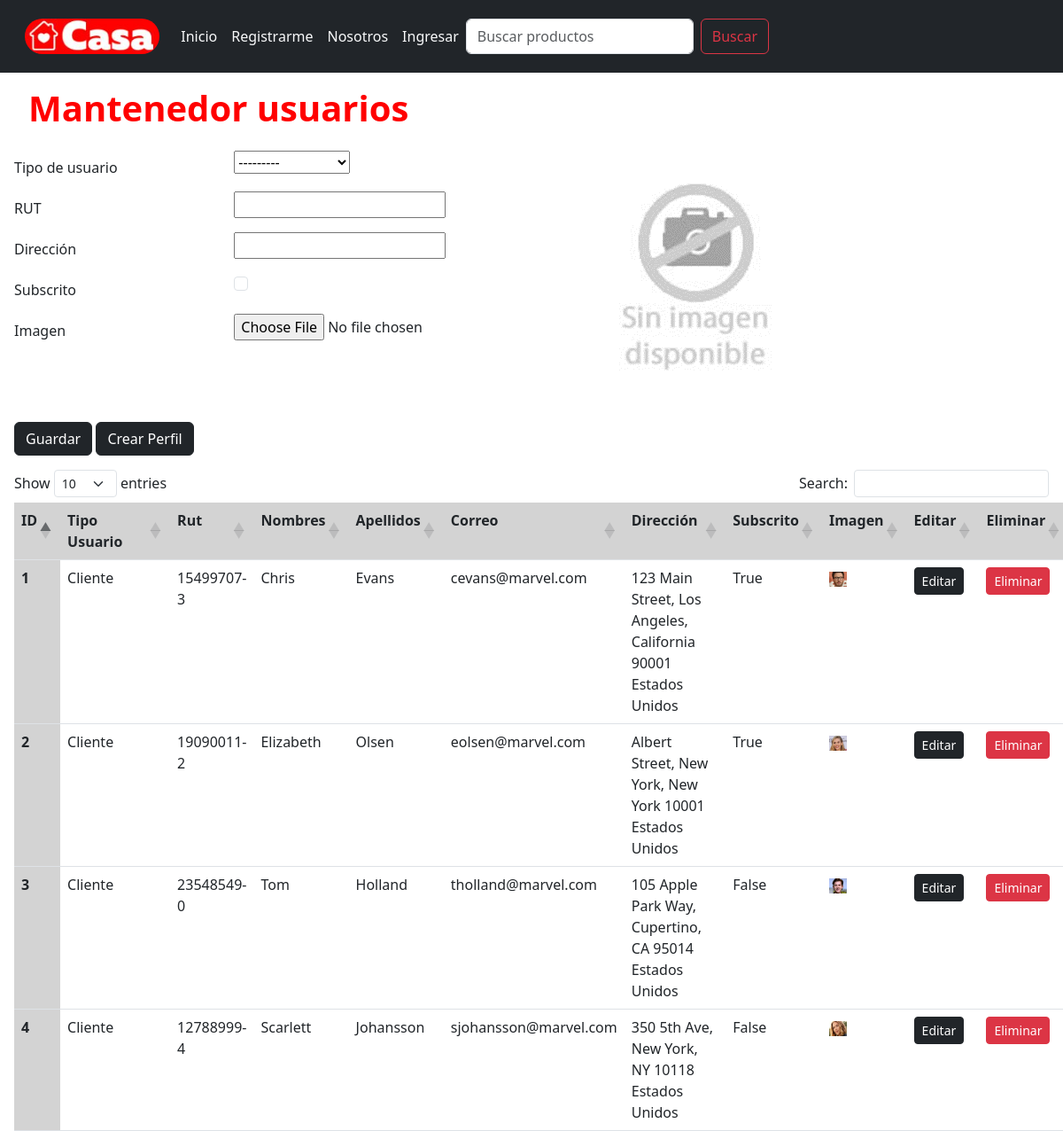
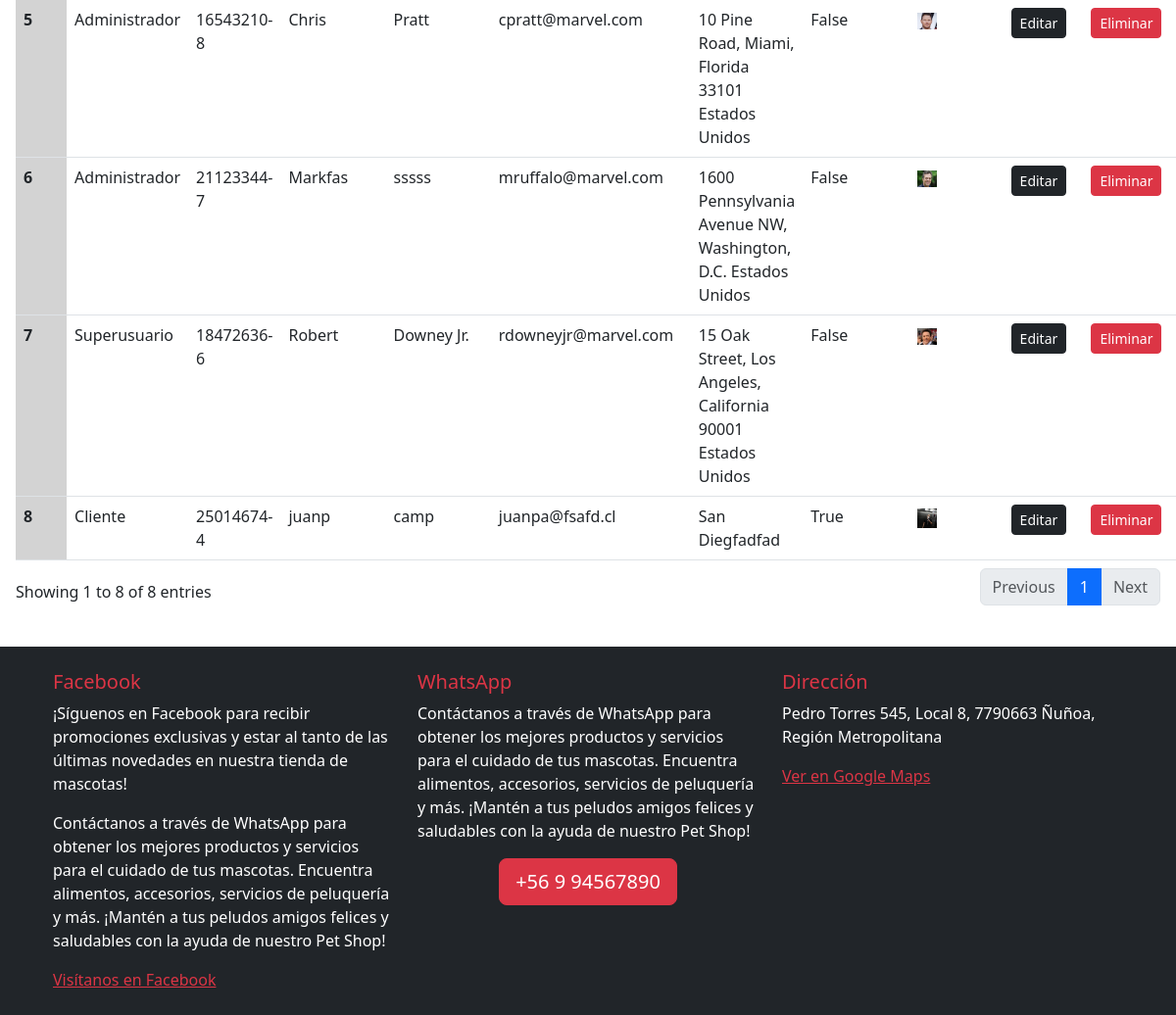
The app's page /admin_usuarios/crear/0, older data (2 pictures, top to bottom).
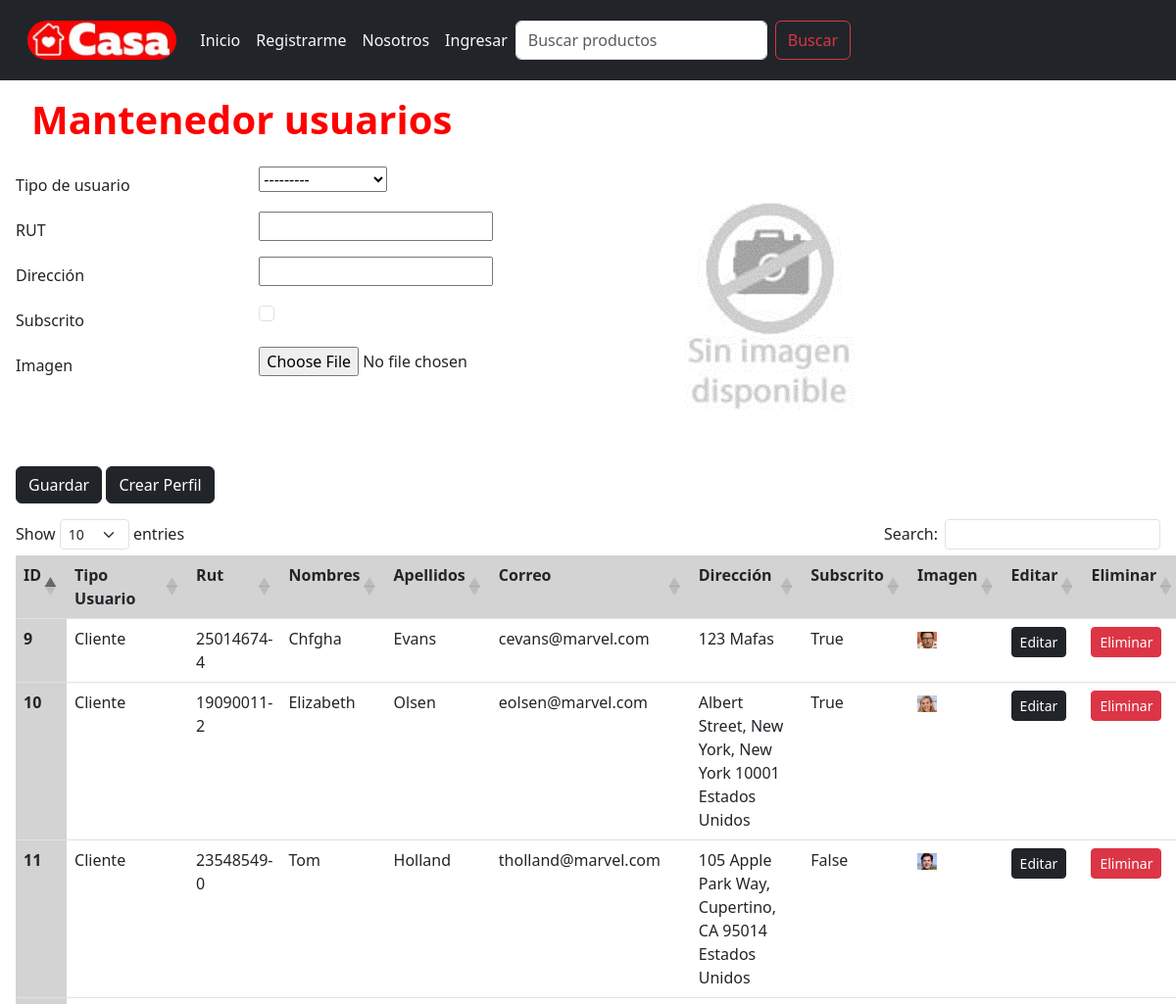
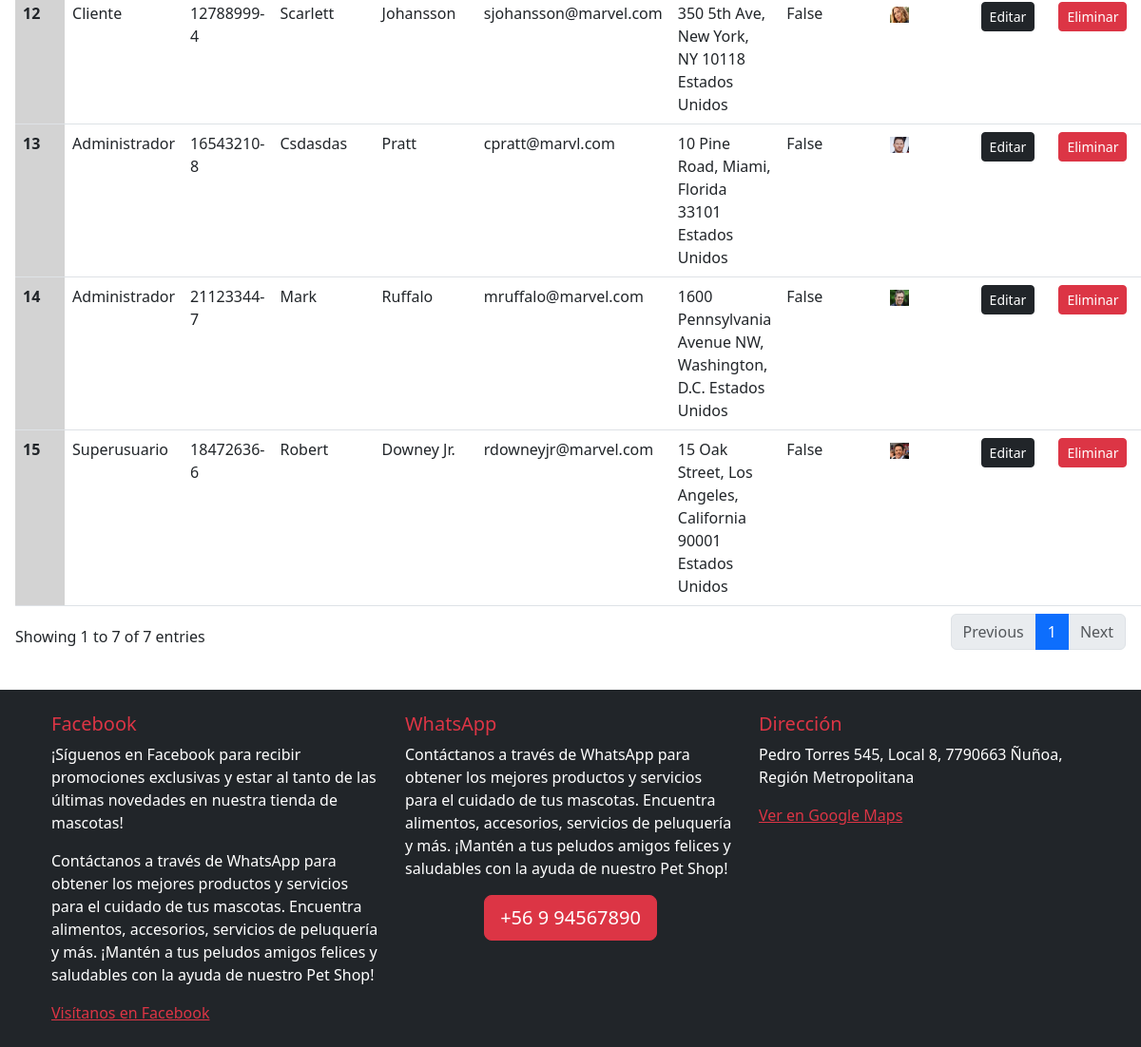
The same page, newer data (2 pictures, top to bottom).
### core/models.py (models this page shows, shortened)
class Perfil(models.Model):
    USUARIO_CHOICES = [
        ('Cliente', 'Cliente'),
        ('Administrador', 'Administrador'),
        ('Superusuario', 'Superusuario'),
    ]
    usuario = models.OneToOneField(User, on_delete=models.CASCADE)
    tipo_usuario = models.CharField(
        choices=USUARIO_CHOICES,
        max_length=50,
        blank=False,
        null=False,
        verbose_name='Tipo de usuario'
    )
    rut = models.CharField(max_length=20, blank=False, null=False, verbose_name='RUT')
    direccion = models.CharField(max_length=400, blank=False, null=False, verbose_name='Dirección')
    subscrito = models.BooleanField(blank=False, null=False, verbose_name='Subscrito')
    imagen = models.ImageField(upload_to='perfiles/', blank=False, null=False, verbose_name='Imagen')
    class Meta:
        db_table = 'Perfil'
        verbose_name = "Perfil de usuario"
        verbose_name_plural = "Perfiles de usuarios"
        ordering = ['tipo_usuario']

### core/views.py (the view, shortened to what this page needs)
# urls.py: path('admin_usuarios/<accion>/<id>', admin_usuarios, name='admin_usuarios'),
def admin_usuarios(request, accion, id):
    if request.method == 'GET':
        if accion == 'crear':
            form = PerfilForm()
        elif accion == 'actualizar':
            perfil = Perfil.objects.get(id=id)
            form = PerfilForm(instance=perfil)
        elif accion == 'eliminar':
            messages.success(request, eliminar_registro(Perfil, id))
            return redirect('admin_usuarios', 'crear', '0')
    perfiles = Perfil.objects.all()
    datos = {
        'form': form,
        'perfiles': perfiles
    }
    return render(request, 'core/admin_usuarios.html', datos)

### core/forms.py
class PerfilForm(forms.ModelForm):
    class Meta:
        model = Perfil
        fields = ['tipo_usuario', 'rut', 'direccion', 'subscrito', 'imagen']
        labels = {
            'tipo_usuario': 'Tipo de usuario',
            'rut': 'RUT',
            'direccion': 'Dirección',
            'subscrito': 'Subscrito',
            'imagen': 'Imagen',
        }
        widgets = {
            'subscrito': forms.CheckboxInput(attrs={'class': 'form-check-input'}),
            'imagen': forms.ClearableFileInput(attrs={'class': 'form-control-file'}),
        }

### core/context_processors.py (called while the page is built, shortened)
def registrar_carrito(request):
    mostrar_carrito = False
    cantidad_productos = 0
    if request.user.is_authenticated:
        if request.user.perfil.tipo_usuario == 'Cliente':
            cantidad_productos = Carrito.objects.filter(cliente=request.user.perfil).count()
            mostrar_carrito = cantidad_productos > 0
    return {
        'mostrar_carrito': mostrar_carrito,
        'cantidad_productos': cantidad_productos,
    }

def carrito_variables(request):
    return {}

### core/templates/core/admin_usuarios.html (shortened to what this page needs)
{% extends 'core/base.html' %}
{% load static %}
{% load custom_filters %}
{% block content %}
  <div class="row m-lg-1"><h1>Mantenedor usuarios</h1></div>
  <form method="POST" enctype="multipart/form-data" id="form">
    <div class="row">
      <div class="col-sm-12 col-md-6">
        <div class="form-row">
          {% for field in form %}
          <div class="form-group row mb-2">
            <label for="{{ field.id_for_label }}" class="col-sm-5 col-form-label">
              {{ field.label }}
            </label>
            <div class="col-sm-7">
              {{ field }}
            </div>
          </div>
          {% endfor %}
        </div>
      </div>
      <div class="col-sm-12 col-md-6">
        {% if form.instance.imagen %}
        <img id="admin-usuarios-imagen" src="/media/{{ form.instance.imagen }}">
        {% else %}
        <img id="admin-usuarios-imagen" src="{% static 'core/images/sin-imagen.png' %}">
        {% endif %}
      </div>
    </div>
    <div class="mt-2 mb-3">
      <input type="submit" class="btn btn-dark" value="Guardar">
      <a href="{% url 'crear_perfil' %}" class="btn btn-dark">Crear Perfil</a>
    </div>
  </form>
  <div class="table-responsive-sm table-responsive-md table-responsive-lg">
    <table id="tabla-principal" class="table table-hover">
      <thead>
        <tr>
          <th scope="col">ID</th>
          <th scope="col">Tipo Usuario</th>
          <th scope="col">Rut</th>
          <th scope="col">Nombres</th>
          <th scope="col">Apellidos</th>
          <th scope="col">Correo</th>
          <th scope="col">Dirección</th>
          <th scope="col">Subscrito</th>
          <th scope="col">Imagen</th>
          <th scope="col">Editar</th>
          <th scope="col">Eliminar</th>
        </tr>
      </thead>
      <tbody>
           {% if perfiles %}
        {% for perfil in perfiles %}
        <tr>
          <th scope="row">{{ perfil.usuario.id }}</th>
          <td>{{ perfil.tipo_usuario }}</td>
          <td>{{ perfil.rut }}</td>
          <td>{{ perfil.usuario.first_name }}</td>
          <td>{{ perfil.usuario.last_name }}</td>
          <td>{{ perfil.usuario.email }}</td>
          <td>{{ perfil.direccion }}</td>
          <td>{{ perfil.subscrito }}</td>
          <td><img class="w-25" src="{{ perfil.imagen.url }}" alt="Imagen de perfil"></td>
          <td>
            <a href="{% url 'admin_usuarios' 'actualizar' perfil.id %}" class="btn btn-dark btn-sm boton_chico  "> Editar </a>
        </td>
          <td>
            <form method="delete">
              <a href="{% url 'admin_usuarios' 'eliminar' perfil.id %}" class="btn btn-danger btn-sm boton_chico"> Eliminar </a>
          </form>
          </td>
        </tr>
        {% endfor %}
        {% else %}
          <p>No hay perfiles disponibles.</p>
        {% endif %}
      </tbody>
    </table>
  </div>
{% endblock %}

### core/templates/core/base.html (shortened to what this page needs)
{% load static %}
{% load custom_filters %}
<!DOCTYPE html>
<html lang="es">
<head>
    <link rel="stylesheet" href="{% static 'core/css/style-carrito.css' %}" />
    <link rel="stylesheet" href="{% static 'core/css/base.css' %}">
    <link href="https://cdn.jsdelivr.net/npm/bootstrap@5.3.0/dist/css/bootstrap.min.css" rel="stylesheet">
    <link href="https://cdn.datatables.net/1.13.4/css/dataTables.bootstrap5.min.css" rel="stylesheet">
    <link href="{% static 'core/css/base.css'%}" rel="stylesheet">
</head>
<body>
    {% block navbar %}
      <nav class="navbar navbar-expand-lg text-bg-dark p-3">
        <div class="container-fluid">
          <a class="navbar-brand" href="{% url 'index' %}">
            <img class="rounded-pill" src="{% static 'core/images/logo.jpg' %}" style="height: 40px;;" alt="logo">
          </a>
          <div class="collapse navbar-collapse" id="navbarSupportedContent">
            <ul class="navbar-nav me-auto mb-2 mb-lg-0">
              <li class="nav-item">
                <a class="nav-link active text-light" aria-current="page" href="{% url 'index' %}">Inicio</a>
              </li>
              {% if not user.is_authenticated %}
                <li class="nav-item">
                  <a class="nav-link text-light text-light" href="{% url 'registrarme' %}"> Registrarme </a>
                </li>
              {% endif %}
              <li class="nav-item">
                <a class="nav-link text-light text-light" aria-current="page" href="{% url 'nosotros' %}"> Nosotros </a>
              </li>
              {% if not user.is_authenticated %}
                <li class="nav-item">
                  <a class="nav-link text-light text-light" aria-current="page" href="{% url 'ingresar' %}"> Ingresar </a>
                </li>
              {% endif %}
              <form method="post" action="{% url 'index' %}" class="d-flex" role="search">
                <input class="form-control me-2" type="search" placeholder="Buscar productos"
                    aria-label="Search" id="buscar" id="buscar" name="buscar">
                <button class="btn btn-outline-danger" type="submit"> Buscar </button>
              </form>
            </ul>
          </div>
        </div>
      </nav>
    {% endblock navbar %}
    <div class="content m-3">
        {% block content %}
        {% endblock content %}
    </div>
    <br>
    <footer>
        <footer class="bg-dark text-white text-center text-lg-start">
          <div class="container p-4">
            <div class="row">
              <div class="col-lg-4 col-md-6 mb-4 mb-md-0">
                <h5 class="text-danger">Facebook</h5>
                <p>¡Síguenos en Facebook para recibir promociones exclusivas y estar al tanto de las últimas novedades en nuestra tienda de mascotas! </p>
                <p>Contáctanos a través de WhatsApp para obtener los mejores productos y servicios para el cuidado de tus mascotas. Encuentra alimentos, accesorios, servicios de peluquería y más. ¡Mantén a tus peludos amigos felices y saludables con la ayuda de nuestro Pet Shop!</p>
                <a href="https://www.facebook.com/TuTiendaDeMascotas" target="_blank" rel="noopener noreferrer" class="text-danger">Visítanos en Facebook</a>
              </div>
              <div class="col-lg-4 col-md-6 mb-4 mb-md-0">
                <h5 class="text-danger">WhatsApp</h5>
                <p class="font-size-lg">Contáctanos a través de WhatsApp para obtener los mejores productos y servicios para el cuidado de tus mascotas. Encuentra alimentos, accesorios, servicios de peluquería y más. ¡Mantén a tus peludos amigos felices y saludables con la ayuda de nuestro Pet Shop!</p>
                <div class="d-flex justify-content-center">
                  <a href="https://web.whatsapp.com/" class="btn btn-danger btn-lg font-weight-bold" target="_blank">+56 9 94567890</a>
                </div>
              </div>
              <div class="col-lg-4 col-md-12 mb-4 mb-md-0">
                <h5 class="text-danger">Dirección</h5>
                <p>Pedro Torres 545, Local 8, 7790663 Ñuñoa, Región Metropolitana</p>
                <a href="https://www.google.com/maps?q=Pedro+Torres+545,+Local+8,+7790663+Ñuñoa,+Región+Metropolitana" target="_blank" rel="noopener noreferrer" class="text-danger">Ver en Google Maps</a>
              </div>
            </div>
          </div>
        </footer>
    </footer>
</body>
</html>

### core/static/core/css/base.css (style rules this page uses)
h1 { color: red !important; font-weight: bolder; margin-bottom: 20px; }
th { vertical-align: top; background-color: lightgray !important; }

Row changes from the older to the newer data that the page shows:
removed Perfil: usuario.id "5", tipo_usuario "Administrador", rut "16543210-8", usuario.first_name "Chris", usuario.last_name "Pratt", usuario.email "cpratt@marvel.com", direccion "10 Pine Road, Miami, Florida 33101 Estados Unidos", subscrito "False", imagen (picture)
removed Perfil: usuario.id "6", tipo_usuario "Administrador", rut "21123344-7", usuario.first_name "Markfas", usuario.last_name "sssss", usuario.email "mruffalo@marvel.com", direccion "1600 Pennsylvania Avenue NW, Washington, D.C. Estados Unidos", subscrito "False", imagen (picture)
removed Perfil: usuario.id "1", tipo_usuario "Cliente", rut "15499707-3", usuario.first_name "Chris", usuario.last_name "Evans", usuario.email "cevans@marvel.com", direccion "123 Main Street, Los Angeles, California 90001 Estados Unidos", subscrito "True", imagen (picture)
removed Perfil: usuario.id "2", tipo_usuario "Cliente", rut "19090011-2", usuario.first_name "Elizabeth", usuario.last_name "Olsen", usuario.email "eolsen@marvel.com", direccion "Albert Street, New York, New York 10001 Estados Unidos", subscrito "True", imagen (picture)
removed Perfil: usuario.id "3", tipo_usuario "Cliente", rut "23548549-0", usuario.first_name "Tom", usuario.last_name "Holland", usuario.email "tholland@marvel.com", direccion "105 Apple Park Way, Cupertino, CA 95014 Estados Unidos", subscrito "False", imagen (picture)
removed Perfil: usuario.id "4", tipo_usuario "Cliente", rut "12788999-4", usuario.first_name "Scarlett", usuario.last_name "Johansson", usuario.email "sjohansson@marvel.com", direccion "350 5th Ave, New York, NY 10118 Estados Unidos", subscrito "False", imagen (picture)
removed Perfil: usuario.id "8", tipo_usuario "Cliente", rut "25014674-4", usuario.first_name "juanp", usuario.last_name "camp", usuario.email "juanpa@fsafd.cl", direccion "San Diegfadfad", subscrito "True", imagen (picture)
removed Perfil: usuario.id "7", tipo_usuario "Superusuario", rut "18472636-6", usuario.first_name "Robert", usuario.last_name "Downey Jr.", usuario.email "rdowneyjr@marvel.com", direccion "15 Oak Street, Los Angeles, California 90001 Estados Unidos", subscrito "False", imagen (picture)
added Perfil: usuario.id "13", tipo_usuario "Administrador", rut "16543210-8", usuario.first_name "Csdasdas", usuario.last_name "Pratt", usuario.email "cpratt@marvl.com", direccion "10 Pine Road, Miami, Florida 33101 Estados Unidos", subscrito "False", imagen (picture)
added Perfil: usuario.id "14", tipo_usuario "Administrador", rut "21123344-7", usuario.first_name "Mark", usuario.last_name "Ruffalo", usuario.email "mruffalo@marvel.com", direccion "1600 Pennsylvania Avenue NW, Washington, D.C. Estados Unidos", subscrito "False", imagen (picture)
added Perfil: usuario.id "9", tipo_usuario "Cliente", rut "25014674-4", usuario.first_name "Chfgha", usuario.last_name "Evans", usuario.email "cevans@marvel.com", direccion "123 Mafas", subscrito "True", imagen (picture)
added Perfil: usuario.id "10", tipo_usuario "Cliente", rut "19090011-2", usuario.first_name "Elizabeth", usuario.last_name "Olsen", usuario.email "eolsen@marvel.com", direccion "Albert Street, New York, New York 10001 Estados Unidos", subscrito "True", imagen (picture)
added Perfil: usuario.id "11", tipo_usuario "Cliente", rut "23548549-0", usuario.first_name "Tom", usuario.last_name "Holland", usuario.email "tholland@marvel.com", direccion "105 Apple Park Way, Cupertino, CA 95014 Estados Unidos", subscrito "False", imagen (picture)
added Perfil: usuario.id "12", tipo_usuario "Cliente", rut "12788999-4", usuario.first_name "Scarlett", usuario.last_name "Johansson", usuario.email "sjohansson@marvel.com", direccion "350 5th Ave, New York, NY 10118 Estados Unidos", subscrito "False", imagen (picture)
added Perfil: usuario.id "15", tipo_usuario "Superusuario", rut "18472636-6", usuario.first_name "Robert", usuario.last_name "Downey Jr.", usuario.email "rdowneyjr@marvel.com", direccion "15 Oak Street, Los Angeles, California 90001 Estados Unidos", subscrito "False", imagen (picture)
Text that changed along with them:
text written by a page script: "Show entries Search: Showing 1 to 8 of 8 entries Previous 1 Next" → "Show entries Search: Showing 1 to 7 of 7 entries Previous 1 Next"
